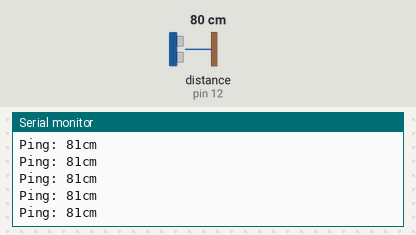
A sketch run on a simulated Arduino Uno, built with avr-gcc and run on an emulated ATmega328P. Shown: the last lines printed to the serial monitor. Inputs (shaded band) come from the test bench; at power-on: distance to the obstacle (sensor on pin 12) 80 cm. The echo pulse lasts 58.3 µs per cm.

Above: at 1.2 s.
1.3 s: distance to the obstacle (sensor on pin 12) set to 2 cm
At 2.15 s:
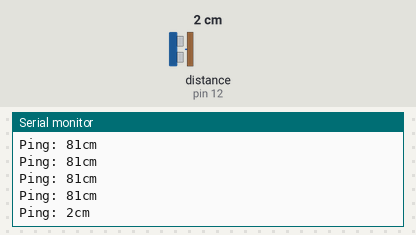
2.8 s: distance to the obstacle (sensor on pin 12) set to 4 cm
At 2.81 s:
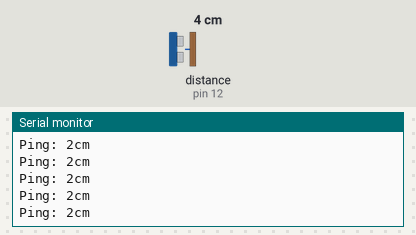
4.3 s: distance to the obstacle (sensor on pin 12) set to 9 cm
At 4.3 s:
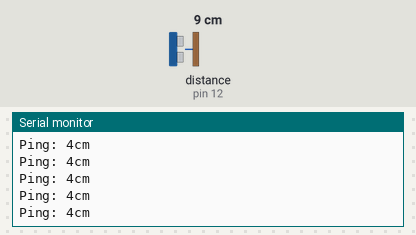
Timing chart, 0 to 7.3 s (numbered marks = the images above; inputs shaded):
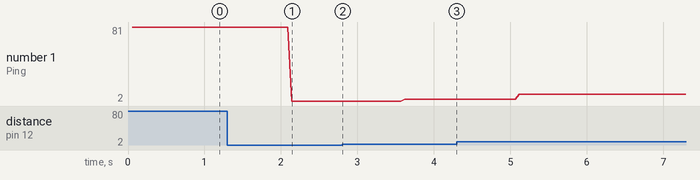

Measured:
- after the input at 1.3 s, the serial monitor: prints a new line after 0.84 s (image 1)
- plotted number 1: 81 → 2 after the input at 1.3 s, 2 → 4 after the input at 2.8 s, 4 → 9 after the input at 4.3 s

The sketch:

demo_jsn-sr04t.ino
```cpp
// const int pingPin = 13;
// int inPin = 12;

// void setup() {
// 	Serial.begin(9600);
// }

// void loop() {
// 	long duration, cm;
// 	pinMode(pingPin, OUTPUT);
// 	digitalWrite(pingPin, LOW);
// 	delayMicroseconds(2);
// 	digitalWrite(pingPin, HIGH);
// 	delayMicroseconds(5);
// 	digitalWrite(pingPin, LOW);
// 	pinMode(inPin, INPUT);
// 	duration = pulseIn(inPin, HIGH);

// 	cm = microsecondsToCentimeters(duration);
// 	Serial.print(cm);
// 	Serial.print("cm");
// 	Serial.println();
// 	delay(100);
// }

// long microsecondsToCentimeters(long microseconds) {
// 	// The speed of sound is 340 m/s or 29 microseconds per centimeter.
// 	// The ping travels out and back, so to find the distance of the
// 	// object we take half of the distance travelled.
// 	return microseconds / 29 / 2;
// }
// ---------------------------------------------------------------------------
// Example NewPing library sketch that does a ping about 20 times per second.
// ---------------------------------------------------------------------------


#include <NewPing.h>
#include <MedianFilter.h>
#include <Wire.h>
#include <MedianFilter.h>

#define TRIGGER_PIN  13  // Arduino pin tied to trigger pin on the ultrasonic sensor.
#define ECHO_PIN     12  // Arduino pin tied to echo pin on the ultrasonic sensor.
#define MAX_DISTANCE 450 // Maximum distance we want to ping for (in centimeters). Maximum sensor distance is rated at 400-500cm.


NewPing sonar(TRIGGER_PIN, ECHO_PIN, MAX_DISTANCE); // NewPing setup of pins and maximum distance.

MedianFilter filter(31,0);

void setup() {

  Serial.begin(115200); // Open serial monitor at 115200 baud to see ping results.


}

void loop() {

  delay(50);                      // Wait 50ms between pings (about 20 pings/sec). 29ms should be the shortest delay between pings.
  unsigned int o,uS = sonar.ping(); // Send ping, get ping time in microseconds (uS).

  filter.in(uS);
  o = filter.out();
  Serial.print("Ping: ");
  Serial.print( o / US_ROUNDTRIP_CM); // Convert ping time to distance in cm and print result (0 = outside set distance range)
  Serial.println("cm");


}
```
